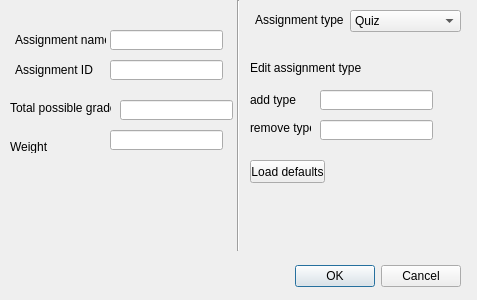
<?xml version="1.0" encoding="UTF-8"?>
<ui version="4.0">
 <class>Dialog</class>
 <widget class="QDialog" name="Dialog">
  <property name="geometry">
   <rect>
    <x>0</x>
    <y>0</y>
    <width>477</width>
    <height>300</height>
   </rect>
  </property>
  <property name="windowTitle">
   <string>Dialog</string>
  </property>
  <widget class="QDialogButtonBox" name="buttonBox">
   <property name="geometry">
    <rect>
     <x>120</x>
     <y>260</y>
     <width>341</width>
     <height>32</height>
    </rect>
   </property>
   <property name="orientation">
    <enum>Qt::Horizontal</enum>
   </property>
   <property name="standardButtons">
    <set>QDialogButtonBox::Cancel|QDialogButtonBox::Ok</set>
   </property>
  </widget>
  <widget class="QLineEdit" name="lineEdit">
   <property name="geometry">
    <rect>
     <x>110</x>
     <y>30</y>
     <width>113</width>
     <height>20</height>
    </rect>
   </property>
  </widget>
  <widget class="QLineEdit" name="lineEdit_2">
   <property name="geometry">
    <rect>
     <x>110</x>
     <y>60</y>
     <width>113</width>
     <height>20</height>
    </rect>
   </property>
  </widget>
  <widget class="QLabel" name="label">
   <property name="geometry">
    <rect>
     <x>15</x>
     <y>30</y>
     <width>91</width>
     <height>20</height>
    </rect>
   </property>
   <property name="text">
    <string>Assignment name</string>
   </property>
  </widget>
  <widget class="QLabel" name="label_2">
   <property name="geometry">
    <rect>
     <x>15</x>
     <y>60</y>
     <width>91</width>
     <height>20</height>
    </rect>
   </property>
   <property name="text">
    <string>Assignment ID</string>
   </property>
  </widget>
  <widget class="QComboBox" name="comboBox">
   <property name="geometry">
    <rect>
     <x>350</x>
     <y>10</y>
     <width>111</width>
     <height>22</height>
    </rect>
   </property>
   <item>
    <property name="text">
     <string>Quiz</string>
    </property>
   </item>
   <item>
    <property name="text">
     <string>Midterm</string>
    </property>
   </item>
   <item>
    <property name="text">
     <string>Final</string>
    </property>
   </item>
   <item>
    <property name="text">
     <string>Assignment</string>
    </property>
   </item>
   <item>
    <property name="text">
     <string>Homework</string>
    </property>
   </item>
  </widget>
  <widget class="QLabel" name="label_3">
   <property name="geometry">
    <rect>
     <x>255</x>
     <y>10</y>
     <width>91</width>
     <height>20</height>
    </rect>
   </property>
   <property name="text">
    <string>Assignment type</string>
   </property>
  </widget>
  <widget class="Line" name="line">
   <property name="geometry">
    <rect>
     <x>223</x>
     <y>0</y>
     <width>31</width>
     <height>251</height>
    </rect>
   </property>
   <property name="orientation">
    <enum>Qt::Vertical</enum>
   </property>
  </widget>
  <widget class="QLabel" name="label_4">
   <property name="geometry">
    <rect>
     <x>10</x>
     <y>100</y>
     <width>101</width>
     <height>16</height>
    </rect>
   </property>
   <property name="text">
    <string>Total possible grade</string>
   </property>
  </widget>
  <widget class="QLineEdit" name="lineEdit_3">
   <property name="geometry">
    <rect>
     <x>120</x>
     <y>100</y>
     <width>113</width>
     <height>20</height>
    </rect>
   </property>
  </widget>
  <widget class="QLabel" name="label_5">
   <property name="geometry">
    <rect>
     <x>10</x>
     <y>140</y>
     <width>46</width>
     <height>13</height>
    </rect>
   </property>
   <property name="text">
    <string>Weight</string>
   </property>
  </widget>
  <widget class="QLineEdit" name="lineEdit_4">
   <property name="geometry">
    <rect>
     <x>110</x>
     <y>130</y>
     <width>113</width>
     <height>20</height>
    </rect>
   </property>
  </widget>
  <widget class="QLabel" name="label_6">
   <property name="geometry">
    <rect>
     <x>250</x>
     <y>60</y>
     <width>111</width>
     <height>16</height>
    </rect>
   </property>
   <property name="text">
    <string>Edit assignment types</string>
   </property>
  </widget>
  <widget class="QLabel" name="label_7">
   <property name="geometry">
    <rect>
     <x>250</x>
     <y>90</y>
     <width>51</width>
     <height>20</height>
    </rect>
   </property>
   <property name="text">
    <string>add type</string>
   </property>
  </widget>
  <widget class="QLabel" name="label_8">
   <property name="geometry">
    <rect>
     <x>250</x>
     <y>120</y>
     <width>61</width>
     <height>16</height>
    </rect>
   </property>
   <property name="text">
    <string>remove type</string>
   </property>
  </widget>
  <widget class="QLineEdit" name="lineEdit_5">
   <property name="geometry">
    <rect>
     <x>320</x>
     <y>90</y>
     <width>113</width>
     <height>20</height>
    </rect>
   </property>
  </widget>
  <widget class="QLineEdit" name="lineEdit_6">
   <property name="geometry">
    <rect>
     <x>320</x>
     <y>120</y>
     <width>113</width>
     <height>20</height>
    </rect>
   </property>
  </widget>
  <widget class="QPushButton" name="pushButton">
   <property name="geometry">
    <rect>
     <x>250</x>
     <y>160</y>
     <width>75</width>
     <height>23</height>
    </rect>
   </property>
   <property name="text">
    <string>Load defaults</string>
   </property>
  </widget>
 </widget>
 <resources/>
 <connections>
  <connection>
   <sender>buttonBox</sender>
   <signal>accepted()</signal>
   <receiver>Dialog</receiver>
   <slot>accept()</slot>
   <hints>
    <hint type="sourcelabel">
     <x>248</x>
     <y>254</y>
    </hint>
    <hint type="destinationlabel">
     <x>157</x>
     <y>274</y>
    </hint>
   </hints>
  </connection>
  <connection>
   <sender>buttonBox</sender>
   <signal>rejected()</signal>
   <receiver>Dialog</receiver>
   <slot>reject()</slot>
   <hints>
    <hint type="sourcelabel">
     <x>316</x>
     <y>260</y>
    </hint>
    <hint type="destinationlabel">
     <x>286</x>
     <y>274</y>
    </hint>
   </hints>
  </connection>
 </connections>
</ui>
